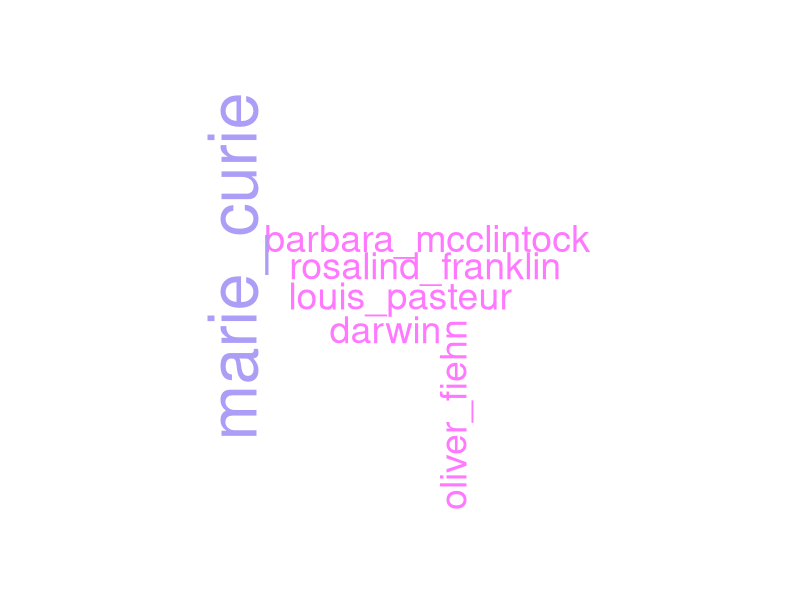
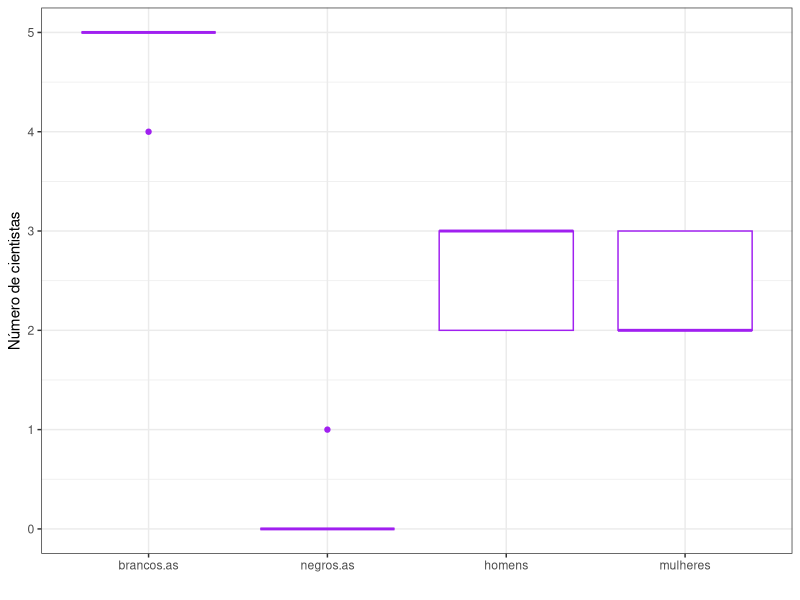
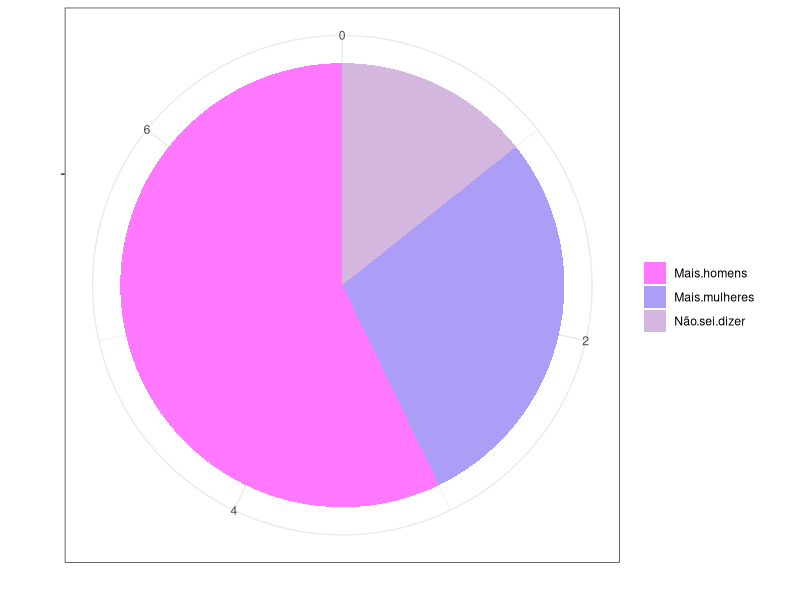
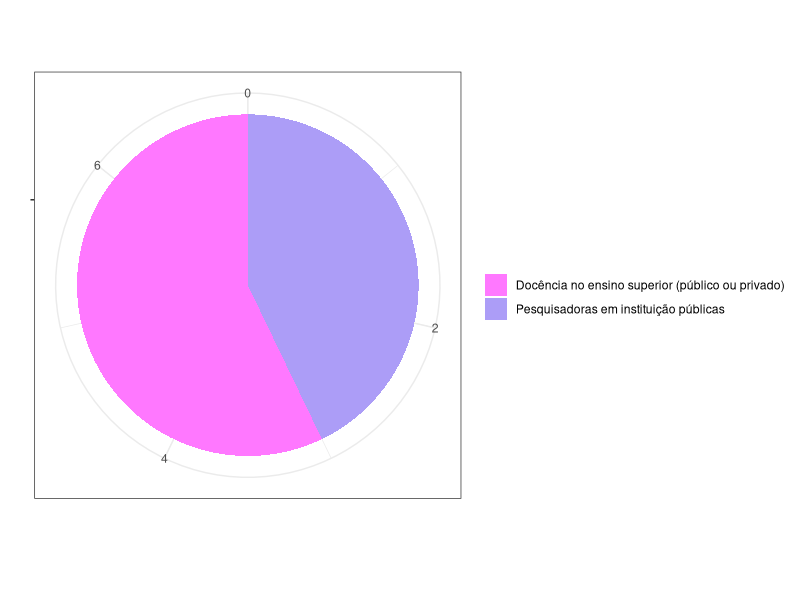
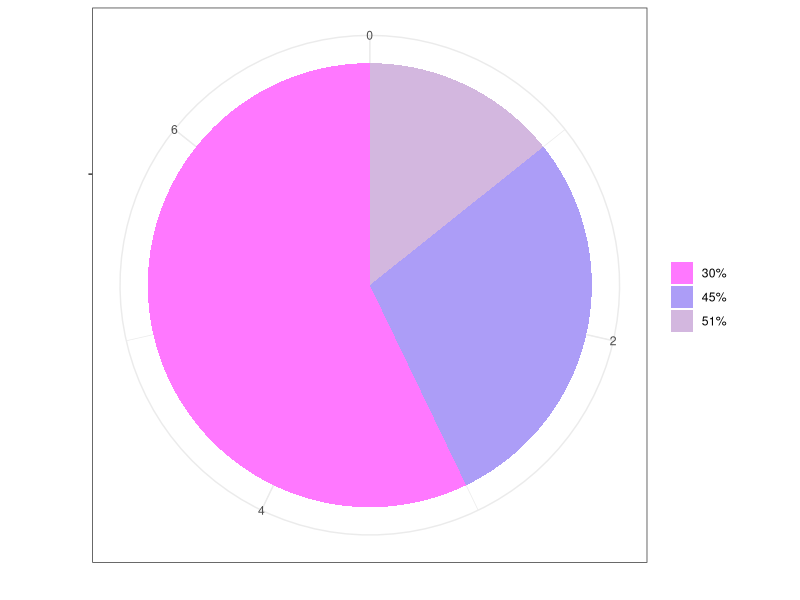
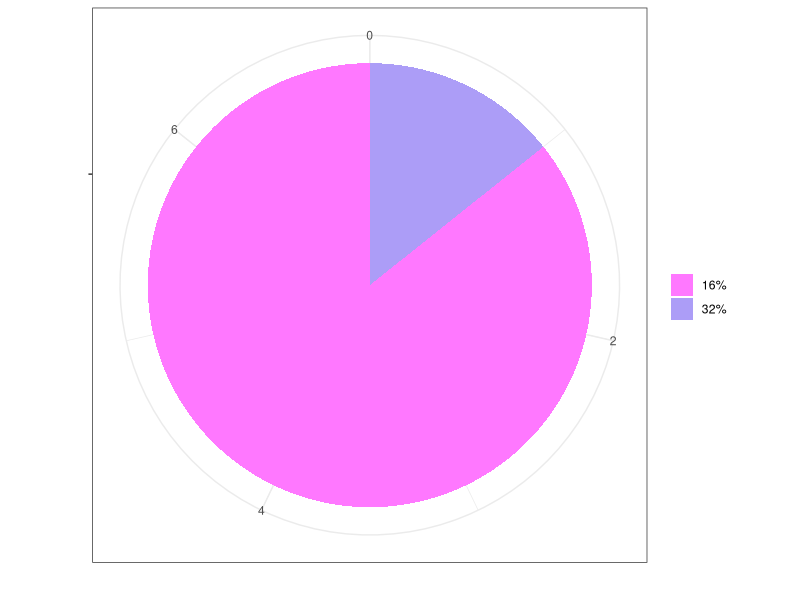

These charts were generated, in order, by the following R code:
## ---- chunk 1
library("tm")
library("SnowballC")
library("wordcloud")
library("RColorBrewer")

df <- read.csv("mulheres2.csv")
dataCorpus <- Corpus(VectorSource(df$X1_cientista))

wordcloud(dataCorpus,max.words=10,colors=c("#FF78FF","#AC9DF7"))
## ---- chunk 2
library(ggplot2)
library(reshape)

df2 <- data.frame("brancos/as" = as.numeric(df$brancos), "negros/as"= 5- as.numeric(df$brancos), "homens" = as.numeric(df$homens), "mulheres" = 5 - as.numeric(df$homens)) 
df2 <- melt(df2)


ggplot(df2, aes(x = df2$variable , y= df2$value)) +
  geom_boxplot(color="purple") + xlab("") + ylab("Número de cientistas") + theme_bw()
## ---- chunk 3
res <- df$X.Durante.a.sua.formação.acadêmica..qual.a.proporção.de.professores.homens.e.mulheres.que.você.teve.na.graduação.e.na.pós.graduação.
res <- data.frame( "Mais homens" = 4 , "Mais mulheres" = 2, "Não sei dizer" = 1)
res <- melt(res)

ggplot(res, aes(x="", y = value, fill=variable)) + 
  geom_bar(width = 1, stat = "identity") +
  coord_polar("y", start=0) +
  xlab("") + ylab("") + theme_bw() + scale_fill_manual(values=c("#FF78FF", "#AC9DF7", "#D3B7DF"), name="")


## ---- chunk 4
temp <- df$Em.qual.área.você.imagina.que.a.maior.parte.das.mulheres.com.doutorado.atuam.
temp <- table(temp)
temp <- melt(temp)

ggplot(temp, aes(x="", y = value, fill=temp)) + 
  geom_bar(width = 1, stat = "identity") +
  coord_polar("y", start=0) +
  xlab("") + ylab("") + theme_bw() + scale_fill_manual(values=c("#FF78FF", "#AC9DF7", "#D3B7DF"), name="")

## ---- chunk 5
temp <- df$Quantos.pesquisadores.no.mundo.são.mulheres.
temp <- table(temp)
temp <- melt(temp)

ggplot(temp, aes(x="", y = value, fill=temp)) + 
  geom_bar(width = 1, stat = "identity") +
  coord_polar("y", start=0) +
  xlab("") + ylab("")+ theme_bw() + scale_fill_manual(values=c("#FF78FF", "#AC9DF7", "#D3B7DF"), name="")
## ---- chunk 6
temp <- df$Entre.as.pessoas.laureadas.com.prêmio.Nobel..entre.1901.e.2019..quantas.são.mulheres.
temp <- table(temp)
temp <- melt(temp)

ggplot(temp, aes(x="", y = value, fill=temp)) + 
  geom_bar(width = 1, stat = "identity") +
  coord_polar("y", start=0) +
  xlab("") + ylab("")+ theme_bw() + scale_fill_manual(values=c("#FF78FF", "#AC9DF7", "#D3B7DF"), name="")
